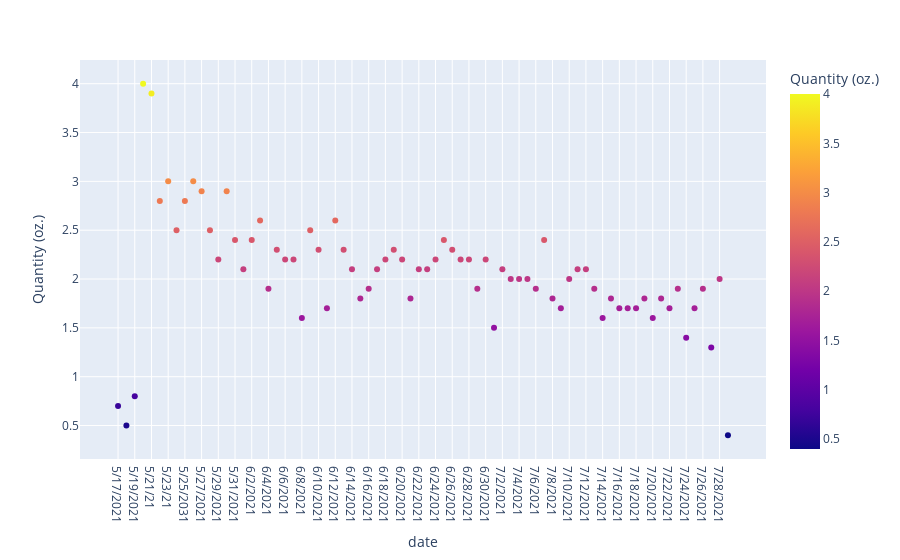

The code cell stored with this chart in its notebook:
### Code cell
px.scatter(df_eating, x = 'date', y='Quantity (oz.)', color='Quantity (oz.)')

### Figure 1 — Plotly figure (JSON) as saved in the notebook; plotly's stock layout.template omitted (floating-point values rounded to 4 significant figures)
{"data": [{"hovertemplate": "date=%{x}<br>Quantity (oz.)=%{marker.color}<extra></extra>", "legendgroup": "", "marker": {"color": [0.7, 0.5, 0.8, 4, 3.9, 2.8, 3, 2.5, 2.8, 3, 2.9, 2.5, 2.2, 2.9, 2.4, 2.1, 2.4, 2.6, 1.9, 2.3, 2.2, 2.2, 1.6, 2.5, 2.3, 1.7, 2.6, 2.3, 2.1, 1.8, 1.9, 2.1, 2.2, 2.3, 2.2, 1.8, 2.1, 2.1, 2.2, 2.4, 2.3, 2.2, 2.2, 1.9, 2.2, 1.5, 2.1, 2, 2, 2, 1.9, 2.4, 1.8, 1.7, 2, 2.1, 2.1, 1.9, 1.6, 1.8, 1.7, 1.7, 1.7, 1.8, 1.6, 1.8, 1.7, 1.9, 1.4, 1.7, 1.9, 1.3, 2, 0.4], "coloraxis": "coloraxis", "symbol": "circle"}, "mode": "markers", "name": "", "orientation": "v", "showlegend": false, "type": "scatter", "x": ["5/17/2021", "5/18/2021", "5/19/2021", "5/20/21", "5/21/21", "5/22/21", "5/23/21", "5/24/2021", "5/25/2031", "5/26/2021", "5/27/2021", "5/28/2021", "5/29/2021", "5/30/21", "5/31/2021", "6/1/2021", "6/2/2021", "6/3/2021", "6/4/2021", "6/5/2021", "6/6/2021", "6/7/2021", "6/8/2021", "6/9/2021", "6/10/2021", "6/11/2021", "6/12/2021", "6/13/2021", "6/14/2021", "6/15/2021", "6/16/2021", "6/17/2021", "6/18/2021", "6/19/2021", "6/20/2021", "6/21/2021", "6/22/2021", "6/23/2021", "6/24/2021", "6/25/2021", "6/26/2021", "6/27/2021", "6/28/2021", "6/29/2021", "6/30/2021", "7/1/2021", "7/2/2021", "7/3/2021", "7/4/2021", "7/5/2021", "7/6/2021", "7/7/2021", "7/8/2021", "7/9/2021", "7/10/2021", "7/11/2021", "7/12/2021", "7/13/2021", "7/14/2021", "7/15/2021", "7/16/2021", "7/17/2021", "7/18/2021", "7/19/2021", "7/20/2021", "7/21/2021", "7/22/2021", "7/23/2021", "7/24/2021", "7/25/2021", "7/26/2021", "7/27/2021", "7/28/2021", "7/29/2021"], "xaxis": "x", "y": [0.7, 0.5, 0.8, 4, 3.9, 2.8, 3, 2.5, 2.8, 3, 2.9, 2.5, 2.2, 2.9, 2.4, 2.1, 2.4, 2.6, 1.9, 2.3, 2.2, 2.2, 1.6, 2.5, 2.3, 1.7, 2.6, 2.3, 2.1, 1.8, 1.9, 2.1, 2.2, 2.3, 2.2, 1.8, 2.1, 2.1, 2.2, 2.4, 2.3, 2.2, 2.2, 1.9, 2.2, 1.5, 2.1, 2, 2, 2, 1.9, 2.4, 1.8, 1.7, 2, 2.1, 2.1, 1.9, 1.6, 1.8, 1.7, 1.7, 1.7, 1.8, 1.6, 1.8, 1.7, 1.9, 1.4, 1.7, 1.9, 1.3, 2, 0.4], "yaxis": "y"}], "layout": {"autosize": true, "coloraxis": {"colorbar": {"title": {"text": "Quantity (oz.)"}}, "colorscale": [[0, "#0d0887"], [0.1111, "#46039f"], [0.2222, "#7201a8"], [0.3333, "#9c179e"], [0.4444, "#bd3786"], [0.5556, "#d8576b"], [0.6667, "#ed7953"], [0.7778, "#fb9f3a"], [0.8889, "#fdca26"], [1, "#f0f921"]]}, "legend": {"tracegroupgap": 0}, "margin": {"t": 60}, "xaxis": {"anchor": "y", "autorange": true, "domain": [0, 1], "range": [-4.529, 77.53], "title": {"text": "date"}, "type": "category"}, "yaxis": {"anchor": "x", "autorange": true, "domain": [0, 1], "range": [0.1126, 4.287], "title": {"text": "Quantity (oz.)"}, "type": "linear"}}}
